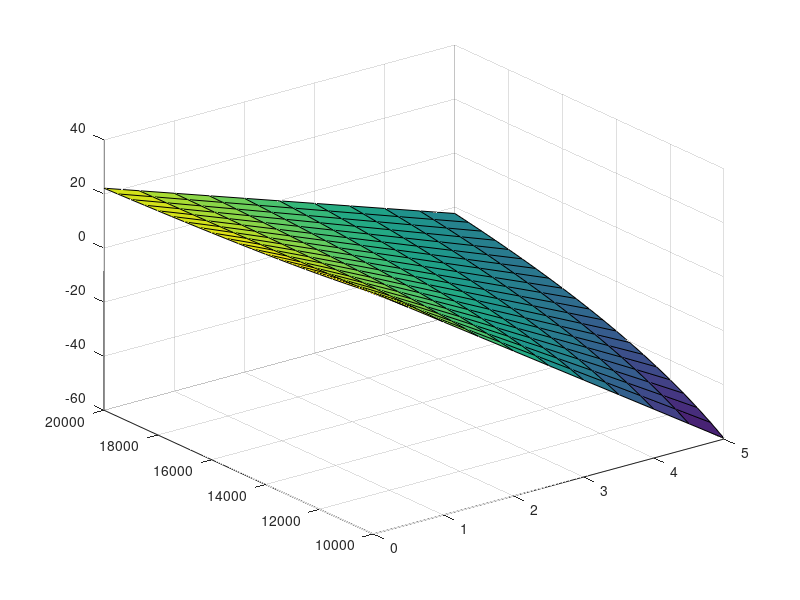

The MATLAB source for this figure:
clc;
clear;  

%         Vout
%         R2
%         |
% ARD R1--+--- FB_PIN
%         |
%         R3
%         GND

v_ctl = 0.8; % voltage maintained on the feedback pin of LM5117 by control loop
R1 = 10000:500:20000;
R2 = 178000;
R3 = 10000;
v_fb = 0:0.5:5;

vout = zeros(length(R1),length(v_fb));
for i = 1:1:length(R1)
    for j = 1:1:length(v_fb)
        v_out(i,j) = (v_ctl*(R2*R3 + R1(i)*R3 + R1(i)*R2) - v_fb(j)*R2*R3)/(R1(i)*R3);
    end
end

surf(v_fb, R1, v_out);